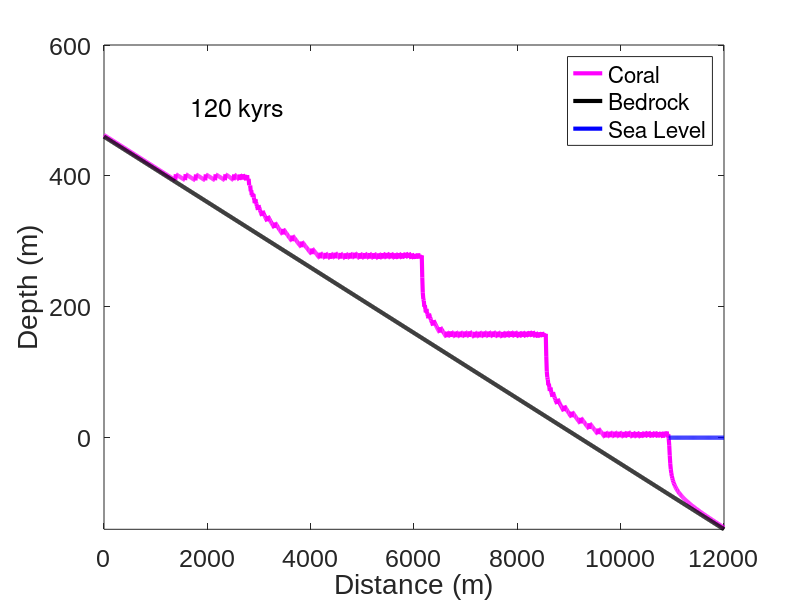

Write the MATLAB code that produced this figure.
% Coral Reef Modeling: Growth and Abandonment as a Function of Sea Level
% Oscillations and Uplift/Subsidence
% written by Emily Fairfax for Modeling Class
% January 27th, 2016

clear all

%% Initialize
%Time and Space
 % Horizontal Space
    dx = 10; % horizontal step size
    xmax = 12000; % maximum horizontal position 
    x = 0:dx:xmax; % set up the x array describing horizontal space

    % Temporal Space
    Yrcon = 3.14*10^7; % number of seconds in a year, common coversion
    dt = 800; % time step in years
    tmax = 120000;% maximum time to run the code in years
    t = 0:dt:tmax;% set up the time array
    imax = length(t);% define imax for time loops

%Constants

    %Coral Growth Equation Constants
    Gm = 0.012; % maximum coral growth of 15 mm/yr
    k = 0.08; % extinction coefficient for light /m
    I = 2000*Yrcon; % surface light intensity in microE/m^2/yr
    Ik = 200*Yrcon; % saturating light intensity in microE/m^2/yr

    %Topographic Constants
    %note: use suboruprate for either uplift or subsidence: negative sign ->uplift,
    %positive sign -> subsidence
    slope = 0.05; %slope of the linear baseline topography in m/m
    topomax = 100; %maximum elevation of the inital baseline topography
    suboruprate = -0.003; %subsidence in m/yr
    baselinemax = -slope*xmax+topomax-(suboruprate*tmax);

    %Sea Level Constants
    meansealevel = 0;% average sea level set to zero
    ampsealevel = 60; % amplitude of sea level oscillations is about 60m
    period = 40000; % period of sea level oscillations in years

%Set Up Arrays: note all arrays are made in horizontal space, and need to
%be the same length as the time array in order for the code to run properly
    %Set Number of Nodes for Variable Arrays
    N = (xmax/dx)+1; % number of nodes, plus one to make correct length

    %Sea Level Array
    sealevel = zeros(N:1); % sea level array starts full of zeros
    sealevel(1:N) = 0;
    %Topographic Array: note this can be changed to other shapes for
    %different initial topographic conditions
    baseline = -slope.*x + topomax; % Initial baseline of topography

    % Height of Coral Arrays
    coralsl = zeros(N:1); % height of coral relative to sea level, starts as all zeros
    coralsl(1:N)=baseline; % fill zeros with initial condition: all coral are at the height of the baseline

    coralsubup = zeros(N:1); % height of coral with subsidence or uplift relative to sea level, starts all zeros
    coralsubup(1:N)=coralsl-(suboruprate*dt); % fill zeros with inital condition:

    absdepth = zeros(N:1); % absolute depth of coral below sea level, start all zeros
    absdepth(1:N) = sealevel-coralsubup; % fill zeros with initial condition: depth is sealevel minus coral depth with sub or up rate included, ie distance between top of coral and water surface




%% Run


for i=1:imax
    %Sea Level oscillates sinusoidally with time
    sealevel(1:N) = ampsealevel*sin((2*pi*t(i))/period); % sea level oscillation in meters relative to mean sea level
    
    %Calculate Coral Height with subsidence or uplift change relative to sea level
    coralsubup = coralsl-(suboruprate*dt); % in meters
    
    % Calculate the absolute depth below current sea level including coral
    % protrusions
    absdepth = sealevel-coralsubup; % in meters
    
    % Calculate the discreet growth of the coral for this time step
    dcoral = (Gm*tanh((I/Ik)*exp(-k*absdepth)))*dt; % change in coral growth in meters
    
    % If coral growth is negative, replace with zero. Coral does not grow
    % out of the water
    neg = find(absdepth<0); % find where coral is above sea level and thus not growing
    dcoral(neg)=0; % corrects dcoral array so that coral out of water has zero growth
         
    % Calculate the new height of the coral relative to the sea level
    coralsl(1:N) = coralsubup + dcoral;
    
    % Lift up or sink the baseline topography (depends on if using uplift
    % or subsidence
    
    baseline = -slope.*x+topomax-suboruprate*t(i); % equation for baseline topography, with elevation in meters
    
  
% Plot results
    waterlevel = sealevel(i)*ones(size(x));
    sea = find(sealevel(i)>coralsl);
   
    
    figure(1)
    clf
    
    plot(x,coralsl,'m','linewidth',3)
    hold all
    plot(x,baseline,'k','linewidth',3)  
    plot(x(sea),waterlevel(sea),'b','linewidth',3)
    
%     %color the coral pink!
%     xx = [x,x];        % repeat x values
%     yy = [coralsl,baseline];   % vector of upper & lower boundaries
%     fill(xx,yy,[.97, .475, .561])    % fill area defined by x & yy in blue
%     
%     %color the bedrock beige!
%     xx = [x,x];
%     bottomline=zeros(N:1);
%     bottomline(1:N)=-200000;
%     cc = [baseline, bottomline];
%     fill(xx,cc,[.91,.92,.87])
    
    
    xlabel('Distance (m)', 'fontname', 'arial', 'fontsize',21)
    ylabel('Depth (m)', 'fontname', 'arial', 'fontsize',21)
    set(gca,'fontsize',18,'fontname','arial')
    legend('Coral','Bedrock','Sea Level')
    ht=text(1450,500,['  ',num2str(round(t(i)/1000)), ' kyrs  '],'fontsize',18); %print time in animation
    axis([0 xmax baselinemax topomax+500])
    hold all % hold all makes different colors while hold on keeps the lines the same color
    pause(0.1)
    
    
    
end
